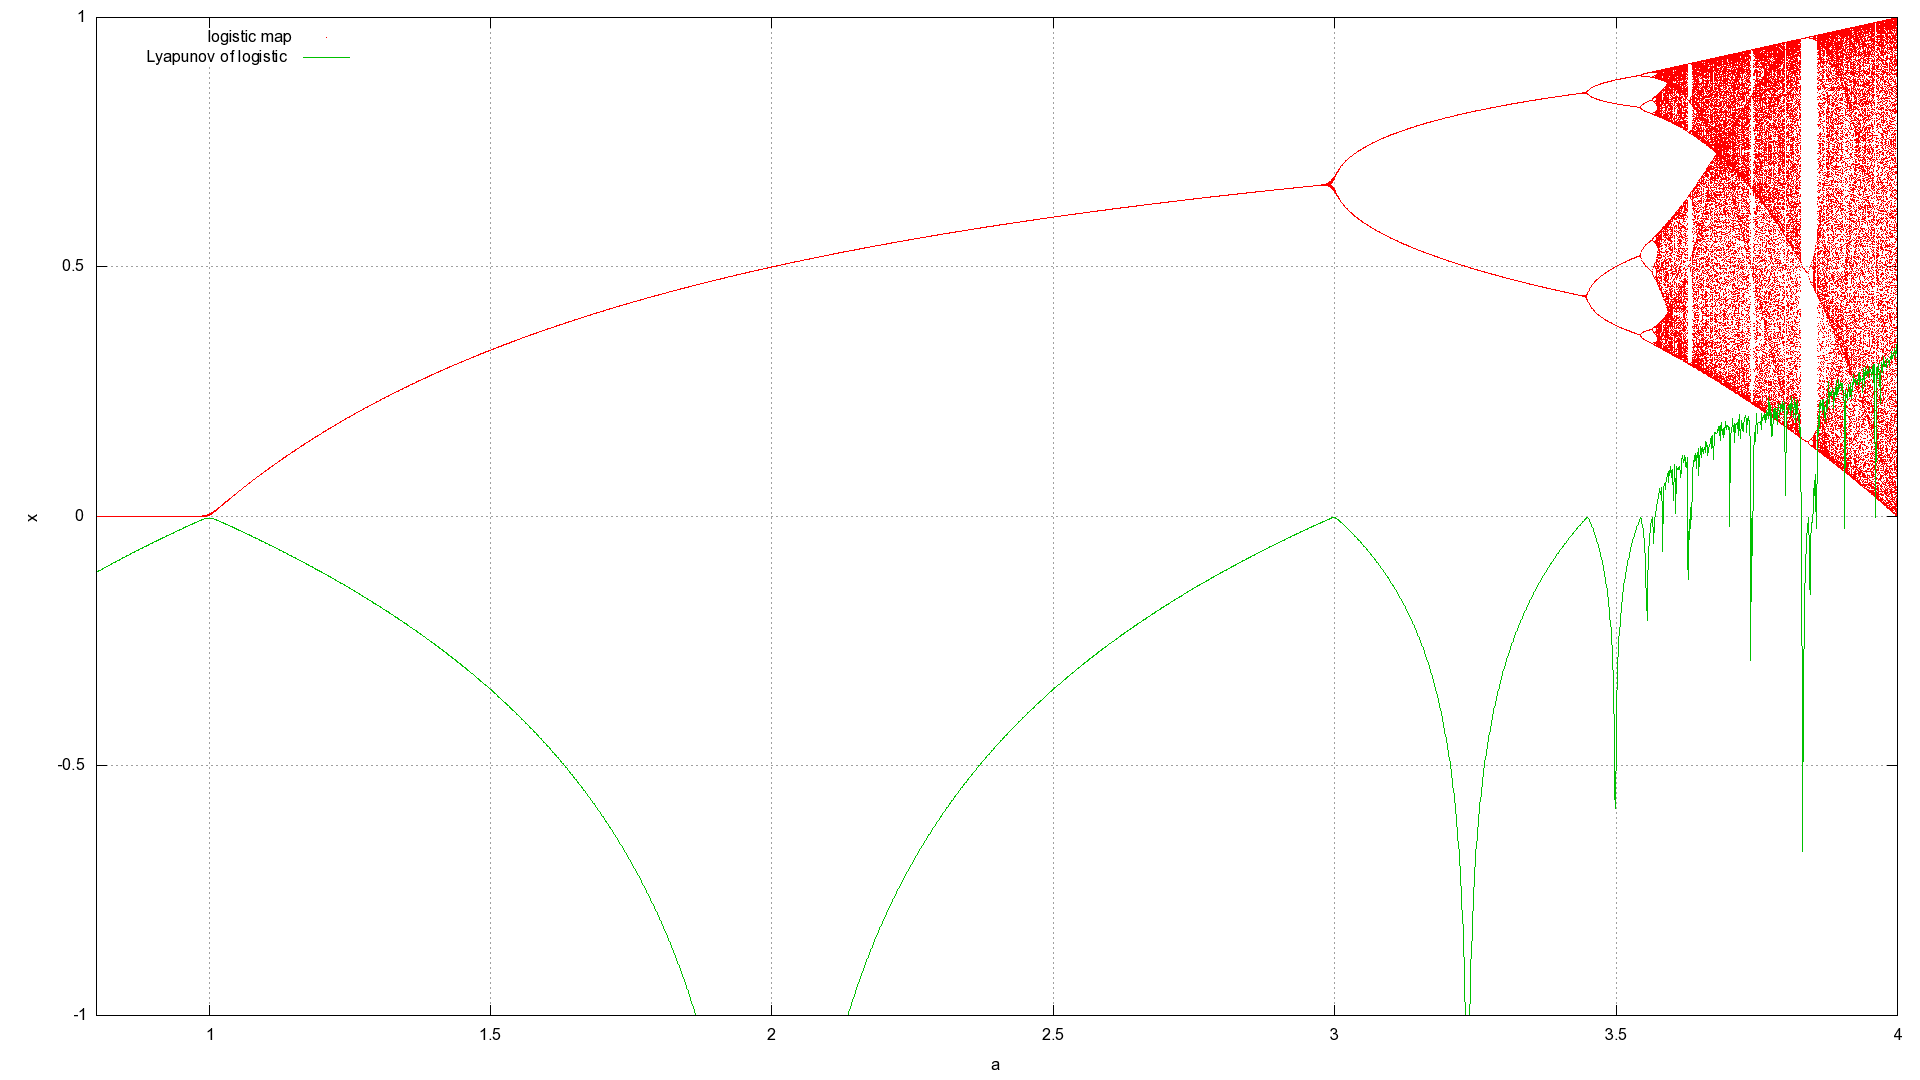

The gnuplot source for this figure:
set term png  size 1920,1080
set output "logistic.png"
set grid
set xrange [0.8:4]
set yrange [-1:1]
set key left top
# set multiplot layout 2,1 title "Multiplot layout "

# set tmargin 2
# set title "Plot x"
set xlabel "a"
set ylabel "x"
plot "logistic.dat" title "logistic map" with dots,\
     "logistic_ly.dat" title "Lyapunov of logistic " with line,\
     "logistic_ly_zero.dat.mlt" using 1:2 with points notitle, \
     "" using 1:2:3 with labels offset 0,1 notitle

# set title "Plot for dx"
# set ylabel "dx"
# plot "logistic_dx.dat" w d 
# unset multiplot

unset output
